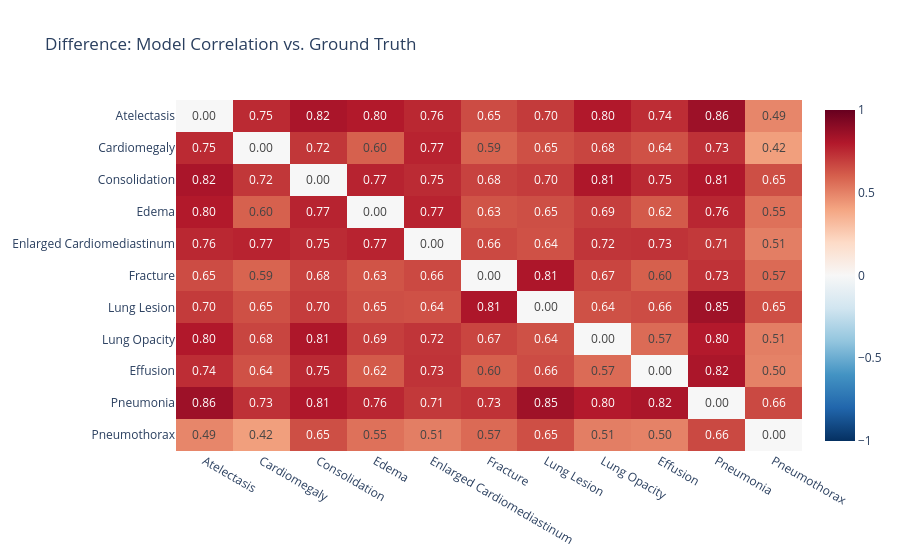

The notebook cell this image was saved under:
### Markdown cell above
## 3 Compute difference correlations and show in heatmap

### Code cell
correlation_difference = (
    correlation_matrix - correlation_matrix_ground_truth
)

fig = px.imshow(
    correlation_difference,
    x=pathology_names,
    y=pathology_names,
    text_auto=".2f",
    color_continuous_scale="RdBu_r",
    zmin=-1,
    zmax=1,
    aspect="auto",
    title="Difference: Model Correlation vs. Ground Truth"
)

fig.show()

### Figure 1 — Plotly figure (JSON) as saved in the notebook; plotly's stock layout.template omitted (floating-point values rounded to 4 significant figures)
{"data": [{"coloraxis": "coloraxis", "hovertemplate": "x: %{x}<br>y: %{y}<br>color: %{z}<extra></extra>", "name": "0", "texttemplate": "%{z:.2f}", "type": "heatmap", "x": ["Atelectasis", "Cardiomegaly", "Consolidation", "Edema", "Enlarged Cardiomediastinum", "Fracture", "Lung Lesion", "Lung Opacity", "Effusion", "Pneumonia", "Pneumothorax"], "xaxis": "x", "y": ["Atelectasis", "Cardiomegaly", "Consolidation", "Edema", "Enlarged Cardiomediastinum", "Fracture", "Lung Lesion", "Lung Opacity", "Effusion", "Pneumonia", "Pneumothorax"], "yaxis": "y", "z": [[0.0, 0.7513, 0.8213, 0.7978, 0.7562, 0.6543, 0.7039, 0.8034, 0.7413, 0.8559, 0.4898], [0.7513, 0.0, 0.7152, 0.5974, 0.7681, 0.5896, 0.6458, 0.6761, 0.6414, 0.7318, 0.4183], [0.8213, 0.7152, 0.0, 0.7695, 0.7474, 0.6842, 0.6988, 0.8101, 0.7537, 0.8078, 0.6485], [0.7978, 0.5974, 0.7695, 0.0, 0.7681, 0.633, 0.648, 0.6946, 0.616, 0.7602, 0.5493], [0.7562, 0.7681, 0.7474, 0.7681, 0.0, 0.6636, 0.6408, 0.7205, 0.7261, 0.7097, 0.513], [0.6543, 0.5896, 0.6842, 0.633, 0.6636, 0.0, 0.8126, 0.674, 0.5986, 0.7269, 0.5699], [0.7039, 0.6458, 0.6988, 0.648, 0.6408, 0.8126, 0.0, 0.6421, 0.6551, 0.85, 0.6459], [0.8034, 0.6761, 0.8101, 0.6946, 0.7205, 0.674, 0.6421, 0.0, 0.567, 0.7968, 0.5122], [0.7413, 0.6414, 0.7537, 0.616, 0.7261, 0.5986, 0.6551, 0.567, 0.0, 0.8182, 0.5], [0.8559, 0.7318, 0.8078, 0.7602, 0.7097, 0.7269, 0.85, 0.7968, 0.8182, 0.0, 0.664], [0.4898, 0.4183, 0.6485, 0.5493, 0.513, 0.5699, 0.6459, 0.5122, 0.5, 0.664, 0.0]]}], "layout": {"coloraxis": {"cmax": 1, "cmin": -1, "colorscale": [[0, "rgb(5,48,97)"], [0.1, "rgb(33,102,172)"], [0.2, "rgb(67,147,195)"], [0.3, "rgb(146,197,222)"], [0.4, "rgb(209,229,240)"], [0.5, "rgb(247,247,247)"], [0.6, "rgb(253,219,199)"], [0.7, "rgb(244,165,130)"], [0.8, "rgb(214,96,77)"], [0.9, "rgb(178,24,43)"], [1, "rgb(103,0,31)"]]}, "title": {"text": "Difference: Model Correlation vs. Ground Truth"}, "xaxis": {"anchor": "y", "domain": [0, 1]}, "yaxis": {"anchor": "x", "autorange": "reversed", "domain": [0, 1]}}}
